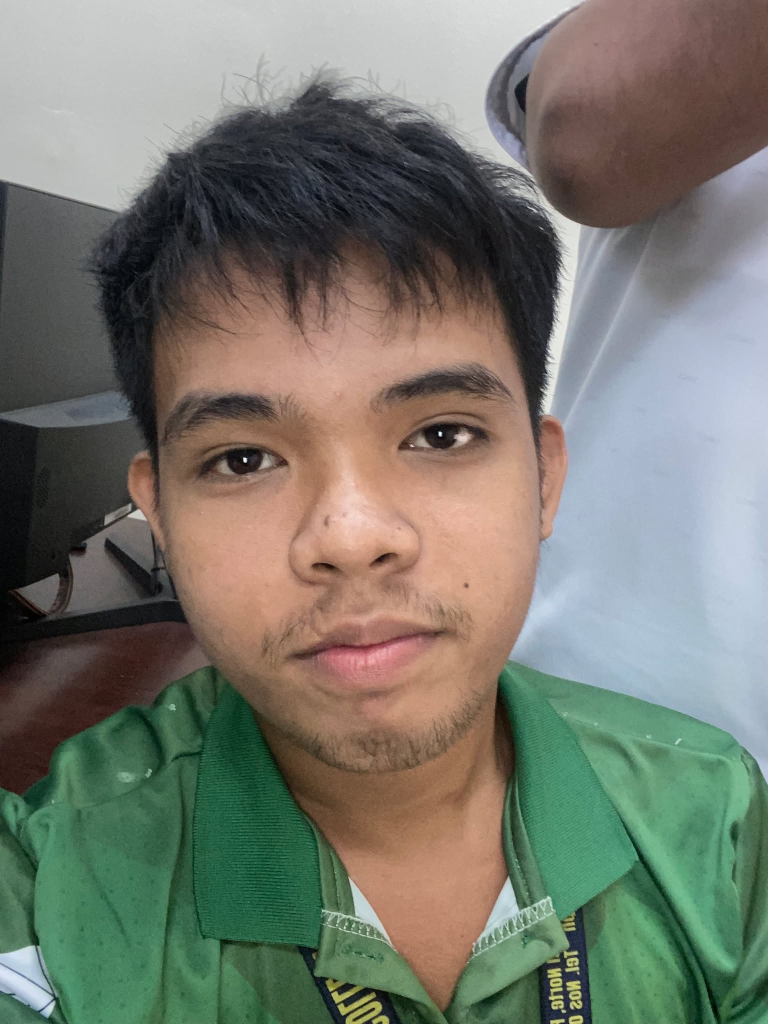
#> input picture Resources/Faces/val/mikerey_pogi/MIkerey (2).jpg, 1536 x 2048 px, found by its file name (shown at 1/2 size)
$ python temp_mikerey_debug.py
#> lines starting #> are read from the running program, lines starting #| are printed output that depends on the picture
from pathlib import Path
import cv2 as cv
import numpy as np
base_dir = Path(r'C:/jerald/opencv-course')
image_path = base_dir / 'Resources' / 'Faces' / 'val' / 'mikerey_pogi' / 'MIkerey (2).jpg'
haar_path = base_dir / 'Section #3 - Faces' / 'haar_face.xml'
img = cv.imread(str(image_path))
#> img is the input picture: shape (2048, 1536, 3); mean B, G, R 109.6, 120.2, 118.4
if img is None:
    raise SystemExit('failed load image')
gray = cv.cvtColor(img, cv.COLOR_BGR2GRAY)
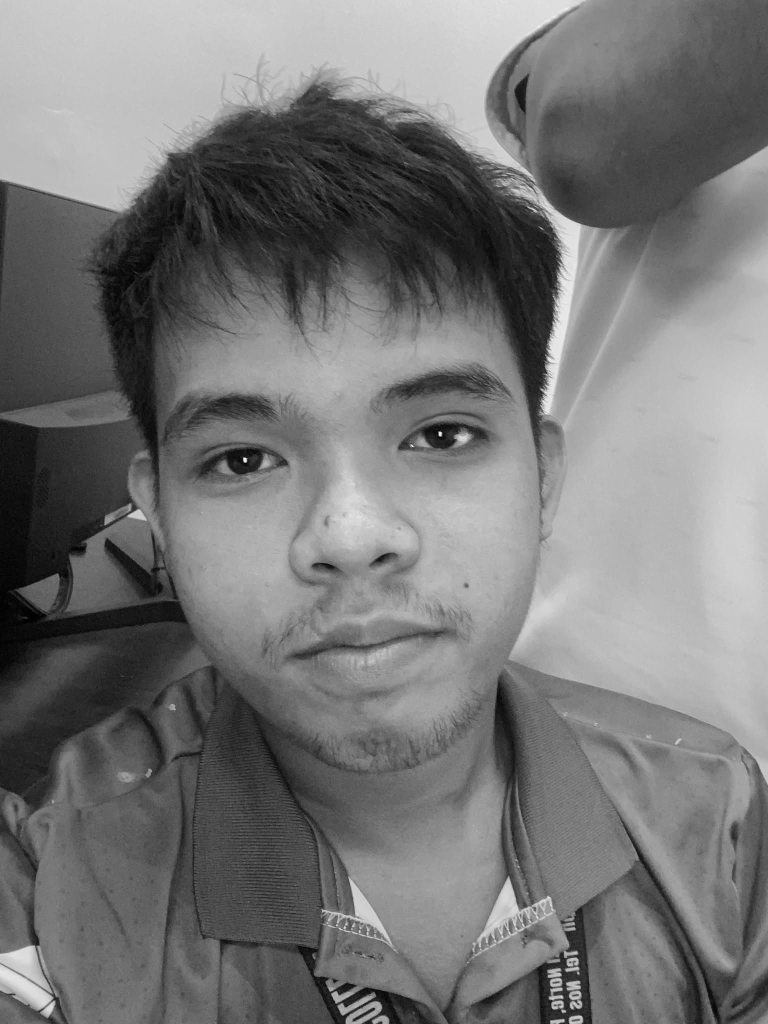
#> gray: shape (2048, 1536) (shown at 1/2 size); min 0, max 254, mean 118.4
#> (the run stopped early here; a loop or call above may not have finished)
